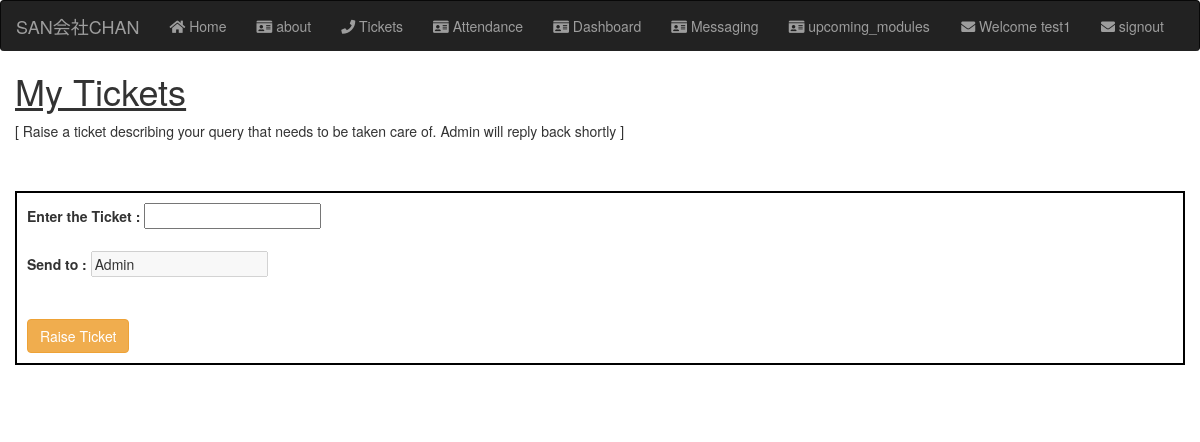
/tickets (signed in), run on an earlier commit of the app's database.
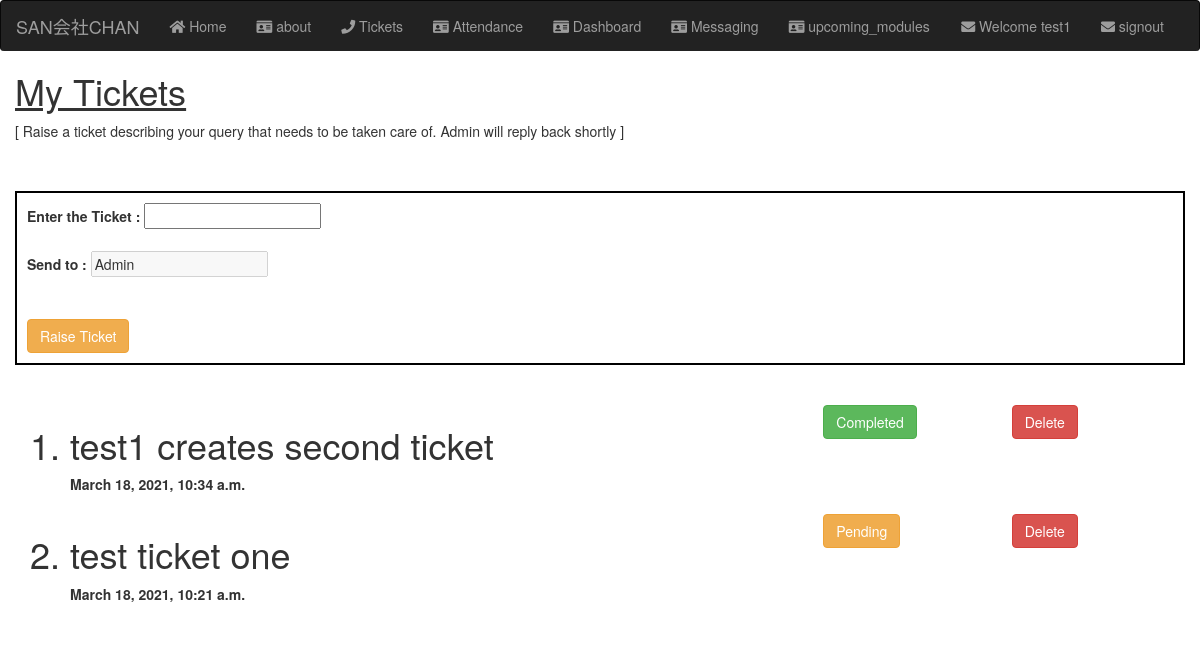
And on a later commit of the database.
### homepage/models.py (models this page shows)
class Tickets(models.Model):
    employee = models.ForeignKey(Employee , on_delete = models.CASCADE , related_name="ticket_employee")
    query = models.CharField(max_length=200)
    sender = models.ForeignKey(Employee , on_delete = models.CASCADE , related_name="ticket_sender")
    reciever = models.ForeignKey(Employee , on_delete = models.CASCADE , blank = True, null= True ,  related_name="ticket_reciever")
    created_at = models.DateTimeField(auto_now_add=True)
    status = models.IntegerField(default = 0)
    def __str__(self):
        return self.query

### homepage/views.py (the view, shortened to what this page needs)
# urls.py: path('tickets', views.tickets , name = "tickets"),
def tickets(request):
    current_user = request.user
    admin = Employee.objects.get(emp_no = 0)
    ticket = Tickets.objects.all().filter(~Q(status=3)).filter(employee__user_profile__email = current_user.email).order_by('-created_at')
    print(ticket)
    return render(request,'landing/tickets.html', {'tickets' : ticket , 'curr_user' : current_user , 'admin':admin})

### templates/landing/tickets.html (shortened to what this page needs)
<!DOCTYPE html>
{% extends "base.html" %}
{% load static %}
{% block body %}
    <h1> <u> My Tickets </u> </h1>
    <p>[ Raise a ticket describing your query that needs to be taken care of. Admin will reply back shortly ]</p>
    <br><br>
    <form style="border: 2px solid black; padding:10px;" method="POST">
        <label for="ticket">Enter the Ticket : </label>
        <input type="text" name="ticket">
        <br><br>
        <label for="reciever"> Send to :</label>
        <input type="text" name="reciever" value= "Admin" disabled >
        <br><br><br>
        <input type="submit" class="btn btn-warning "  value="Raise Ticket">
    </form>
    <br><br>
    <ol>
    {% for ticket in tickets %}
    <div>
            <div class="col-md-12">
                <div class="row">
                    <div class="col-md-8">
                        <h1> <li> {{ticket}} </li> </h1>
                        <b>{{ticket.created_at}}</b><br><br>
                    </div>
                    <div class="col-md-2">
                        {% if ticket.status == 0 %}
                        <a href="{% url 'homepage:ticket_status' pk1=ticket.id pk2=1 %}"><button class="btn btn-warning"> Pending </button> </a>
                        {% endif %}
                        {% if ticket.status == 1 %}
                        <a href=" {% url 'homepage:ticket_status' pk1=ticket.id pk2=0 %}"><button class="btn btn-success"> Completed </button></a>
                        {% endif %}
                    </div>
                    <div class="col-md-2">
                        <a href=" {% url 'homepage:ticket_status' pk1=ticket.id pk2=3 %}"><button class="btn btn-danger"> Delete </button> </a>
                    </div>
                </div>
            </div>
    </div>
    {% endfor %}
    </ol>
{% endblock %}

What changed in the data, as far as the page shows it:
added Tickets: query "test1 creates second ticket", created_at "March 18, 2021, 10:34 a.m.", status "Completed"
added Tickets: query "test ticket one", created_at "March 18, 2021, 10:21 a.m.", status "Pending"
